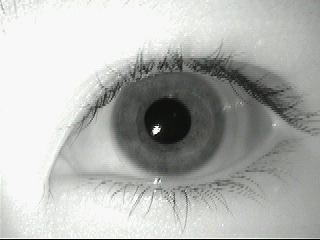
#> input picture Datasets/MMU-Iris-Database/1/left/aeval2.bmp, 320 x 240 px, found by its file name
$ jupyter execute Untitled.ipynb
#> lines starting #> are read from the running program, lines starting #| are printed output that depends on the picture
[cell 1]
import cv2
import numpy as np
import glob
import math
from scipy.spatial import distance
from sklearn.discriminant_analysis import LinearDiscriminantAnalysis as LDA
import matplotlib.pyplot as plt
import pandas as pd
from sklearn import metrics

[cell 2]
def IrisLocalization(images):
    #convert image to a color image
    target = [cv2.cvtColor(img, cv2.COLOR_BGR2GRAY) for img in images]
#> target = 1 item
    boundary=[] #initialize empty list that will eventually contain all the images with boundaries
    centers=[] #initialize empty list that will contain the centers of the boundary circles
    for img in target:

        draw_img=img

        # remove noise by blurring the image
        blur = cv2.bilateralFilter(img, 9,75,75)
        img=blur

        #estimate the center of pupil
        horizontalProjection = np.mean(img,0);
        verticalProjection = np.mean(img,1);
        center_x=horizontalProjection.argmin()
        center_y=verticalProjection.argmin()

        #recalculate of pupil by concentrating on a 120X120 area
        centrecrop_x = img[center_x-60:center_x+60]
        centrecrop_y = img[center_y-60:center_y+60]
        horizontalProjection = np.mean(centrecrop_y,0);
        verticalProjection = np.mean(centrecrop_x,0);
        crop_center_x=horizontalProjection.argmin()
        crop_center_y=verticalProjection.argmin()

        cimg=img.copy()
        cv2.circle(cimg,(crop_center_x,crop_center_y),1,(255,0,0),2)

        #apply Canny edge detector on the masked image
        maskimage = cv2.inRange(img, 0, 70)
        output = cv2.bitwise_and(img, maskimage)
        edged = cv2.Canny(output, 100, 220)

        # Apply Hough transform to find potential boundaries of pupil
        circles = cv2.HoughCircles(edged, cv2.HOUGH_GRADIENT, 10, 100)

        #define the center of the pupil
        a = (crop_center_x,crop_center_y)

        out = img.copy()
        min_dst=math.inf
        for i in circles[0]:
            #find the circle whose center is closest to the approx center found above
            b=(i[0],i[1])
            dst = distance.euclidean(a, b)
            if dst<min_dst:
                min_dst=dst
                k=i

        #draw the inner boundary
        print(k[0],k[1],k[2])
        cv2.circle(draw_img, (int(k[0]), int(k[1])), int(k[2]), (255, 0, 0), 3)

        pupil=circles[0][0]
        radius_pupil = int(k[2])

        #draw the outer boundary, which is approximately found to be at a distance 53 from the inner boundary
        cv2.circle(draw_img, (int(k[0]), int(k[1])), int(radius_pupil+53), (255, 0, 0), 3)
        boundary.append(draw_img)
        centers.append([k[0],k[1],k[2]])
#> this loop made 1 pass
#> (center_x, center_y, crop_center_x, crop_center_y, pupil, radius_pupil) on pass 1: (174, 239, 319, 174, [215, 165, 90], 90)
#> (printed output is left out)
#> pass 1, in IrisLocalization, `blur = cv2.bilateralFilter(img, 9,75,75)`:
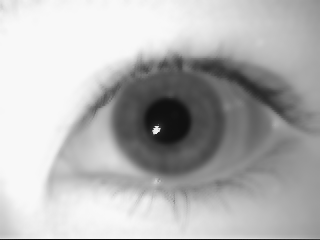
#> blur: shape (240, 320); min 10, max 248, mean 180.4
#> pass 1, in IrisLocalization, `centrecrop_x = img[center_x-60:center_x+60]`:
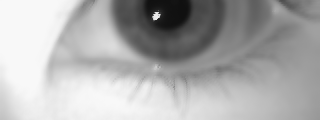
#> centrecrop_x: shape (120, 320); min 16, max 248, mean 173.6
#> pass 1, in IrisLocalization, `centrecrop_y = img[center_y-60:center_y+60]`:
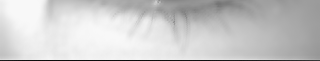
#> centrecrop_y: shape (61, 320); min 10, max 248, mean 202.2
#> after the loop:
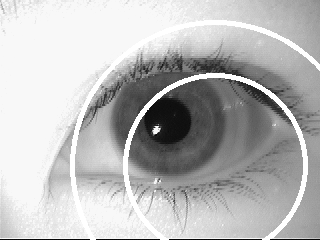
#> draw_img: shape (240, 320); min 2, max 255, mean 185.2
#> (the rest of the program and of its run is left out)
